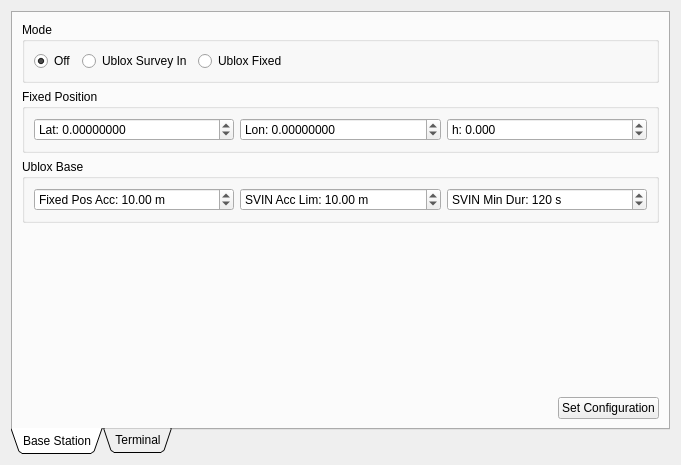
<?xml version="1.0" encoding="UTF-8"?>
<ui version="4.0">
 <class>MoteConfig</class>
 <widget class="QWidget" name="MoteConfig">
  <property name="geometry">
   <rect>
    <x>0</x>
    <y>0</y>
    <width>681</width>
    <height>465</height>
   </rect>
  </property>
  <property name="windowTitle">
   <string>Form</string>
  </property>
  <layout class="QVBoxLayout" name="verticalLayout">
   <item>
    <widget class="QTabWidget" name="tabWidget">
     <property name="tabPosition">
      <enum>QTabWidget::South</enum>
     </property>
     <property name="tabShape">
      <enum>QTabWidget::Triangular</enum>
     </property>
     <property name="currentIndex">
      <number>0</number>
     </property>
     <widget class="QWidget" name="tab">
      <attribute name="icon">
       <iconset resource="resources.qrc">
        <normaloff>:/models/Icons/Radio Tower-96.png</normaloff>:/models/Icons/Radio Tower-96.png</iconset>
      </attribute>
      <attribute name="title">
       <string>Base Station</string>
      </attribute>
      <layout class="QVBoxLayout" name="verticalLayout_2">
       <item>
        <widget class="QGroupBox" name="groupBox">
         <property name="title">
          <string>Mode</string>
         </property>
         <layout class="QHBoxLayout" name="horizontalLayout">
          <item>
           <widget class="QRadioButton" name="modeOffButton">
            <property name="text">
             <string>Off</string>
            </property>
            <property name="checked">
             <bool>true</bool>
            </property>
           </widget>
          </item>
          <item>
           <widget class="QRadioButton" name="modeUbxSvinButton">
            <property name="text">
             <string>Ublox Survey In</string>
            </property>
           </widget>
          </item>
          <item>
           <widget class="QRadioButton" name="modeUbxFixedButton">
            <property name="text">
             <string>Ublox Fixed</string>
            </property>
           </widget>
          </item>
          <item>
           <spacer name="horizontalSpacer">
            <property name="orientation">
             <enum>Qt::Horizontal</enum>
            </property>
            <property name="sizeHint" stdset="0">
             <size>
              <width>336</width>
              <height>20</height>
             </size>
            </property>
           </spacer>
          </item>
         </layout>
        </widget>
       </item>
       <item>
        <widget class="QGroupBox" name="groupBox_2">
         <property name="title">
          <string>Fixed Position</string>
         </property>
         <layout class="QHBoxLayout" name="horizontalLayout_2">
          <item>
           <widget class="QDoubleSpinBox" name="fixedLatBox">
            <property name="prefix">
             <string>Lat: </string>
            </property>
            <property name="decimals">
             <number>8</number>
            </property>
            <property name="minimum">
             <double>-90.000000000000000</double>
            </property>
            <property name="maximum">
             <double>90.000000000000000</double>
            </property>
            <property name="value">
             <double>0.000000000000000</double>
            </property>
           </widget>
          </item>
          <item>
           <widget class="QDoubleSpinBox" name="fixedLonBox">
            <property name="prefix">
             <string>Lon: </string>
            </property>
            <property name="decimals">
             <number>8</number>
            </property>
            <property name="minimum">
             <double>-180.000000000000000</double>
            </property>
            <property name="maximum">
             <double>180.000000000000000</double>
            </property>
            <property name="value">
             <double>0.000000000000000</double>
            </property>
           </widget>
          </item>
          <item>
           <widget class="QDoubleSpinBox" name="fixedHBox">
            <property name="prefix">
             <string>h: </string>
            </property>
            <property name="decimals">
             <number>3</number>
            </property>
            <property name="minimum">
             <double>-5000.000000000000000</double>
            </property>
            <property name="maximum">
             <double>100000.000000000000000</double>
            </property>
            <property name="value">
             <double>0.000000000000000</double>
            </property>
           </widget>
          </item>
         </layout>
        </widget>
       </item>
       <item>
        <widget class="QGroupBox" name="groupBox_3">
         <property name="title">
          <string>Ublox Base</string>
         </property>
         <layout class="QHBoxLayout" name="horizontalLayout_3">
          <item>
           <widget class="QDoubleSpinBox" name="ubxFixedPosAccBox">
            <property name="prefix">
             <string>Fixed Pos Acc: </string>
            </property>
            <property name="suffix">
             <string> m</string>
            </property>
            <property name="singleStep">
             <double>0.100000000000000</double>
            </property>
            <property name="value">
             <double>10.000000000000000</double>
            </property>
           </widget>
          </item>
          <item>
           <widget class="QDoubleSpinBox" name="ubxSvinAccLimBox">
            <property name="prefix">
             <string>SVIN Acc Lim: </string>
            </property>
            <property name="suffix">
             <string> m</string>
            </property>
            <property name="singleStep">
             <double>0.100000000000000</double>
            </property>
            <property name="value">
             <double>10.000000000000000</double>
            </property>
           </widget>
          </item>
          <item>
           <widget class="QSpinBox" name="ubxSvinMinDurBox">
            <property name="suffix">
             <string> s</string>
            </property>
            <property name="prefix">
             <string>SVIN Min Dur: </string>
            </property>
            <property name="maximum">
             <number>600000</number>
            </property>
            <property name="value">
             <number>120</number>
            </property>
           </widget>
          </item>
         </layout>
        </widget>
       </item>
       <item>
        <spacer name="verticalSpacer">
         <property name="orientation">
          <enum>Qt::Vertical</enum>
         </property>
         <property name="sizeHint" stdset="0">
          <size>
           <width>20</width>
           <height>151</height>
          </size>
         </property>
        </spacer>
       </item>
       <item>
        <layout class="QHBoxLayout" name="horizontalLayout_4">
         <item>
          <spacer name="horizontalSpacer_2">
           <property name="orientation">
            <enum>Qt::Horizontal</enum>
           </property>
           <property name="sizeHint" stdset="0">
            <size>
             <width>40</width>
             <height>20</height>
            </size>
           </property>
          </spacer>
         </item>
         <item>
          <widget class="QPushButton" name="setConfigButton">
           <property name="text">
            <string>Set Configuration</string>
           </property>
           <property name="icon">
            <iconset resource="resources.qrc">
             <normaloff>:/models/Icons/Download-96.png</normaloff>:/models/Icons/Download-96.png</iconset>
           </property>
          </widget>
         </item>
        </layout>
       </item>
      </layout>
     </widget>
     <widget class="QWidget" name="tab_2">
      <attribute name="icon">
       <iconset resource="resources.qrc">
        <normaloff>:/models/Icons/Console-96.png</normaloff>:/models/Icons/Console-96.png</iconset>
      </attribute>
      <attribute name="title">
       <string>Terminal</string>
      </attribute>
      <layout class="QVBoxLayout" name="verticalLayout_5">
       <item>
        <layout class="QHBoxLayout" name="horizontalLayout_5">
         <item>
          <widget class="QTextBrowser" name="terminalBrowser">
           <property name="font">
            <font>
             <family>Monospace</family>
            </font>
           </property>
          </widget>
         </item>
         <item>
          <layout class="QVBoxLayout" name="verticalLayout_4">
           <item>
            <widget class="QGroupBox" name="groupBox_4">
             <property name="title">
              <string>Ublox Poll</string>
             </property>
             <layout class="QVBoxLayout" name="verticalLayout_3">
              <property name="spacing">
               <number>4</number>
              </property>
              <property name="leftMargin">
               <number>4</number>
              </property>
              <property name="topMargin">
               <number>4</number>
              </property>
              <property name="rightMargin">
               <number>4</number>
              </property>
              <property name="bottomMargin">
               <number>4</number>
              </property>
              <item>
               <widget class="QPushButton" name="ubxPollNavSvinButton">
                <property name="text">
                 <string>NAV_SVIN</string>
                </property>
               </widget>
              </item>
             </layout>
            </widget>
           </item>
           <item>
            <spacer name="verticalSpacer_2">
             <property name="orientation">
              <enum>Qt::Vertical</enum>
             </property>
             <property name="sizeHint" stdset="0">
              <size>
               <width>20</width>
               <height>40</height>
              </size>
             </property>
            </spacer>
           </item>
          </layout>
         </item>
        </layout>
       </item>
       <item>
        <layout class="QHBoxLayout" name="horizontalLayout_12">
         <item>
          <widget class="QLineEdit" name="terminalEdit"/>
         </item>
         <item>
          <widget class="QPushButton" name="terminalSendButton">
           <property name="toolTip">
            <string>Send command to car</string>
           </property>
           <property name="text">
            <string/>
           </property>
           <property name="icon">
            <iconset resource="resources.qrc">
             <normaloff>:/models/Icons/Send File-96.png</normaloff>:/models/Icons/Send File-96.png</iconset>
           </property>
          </widget>
         </item>
         <item>
          <widget class="QPushButton" name="terminalClearButton">
           <property name="toolTip">
            <string>Clear terminal</string>
           </property>
           <property name="text">
            <string/>
           </property>
           <property name="icon">
            <iconset resource="resources.qrc">
             <normaloff>:/models/Icons/Delete2-96.png</normaloff>:/models/Icons/Delete2-96.png</iconset>
           </property>
          </widget>
         </item>
        </layout>
       </item>
      </layout>
     </widget>
    </widget>
   </item>
  </layout>
 </widget>
 <resources>
  <include location="resources.qrc"/>
 </resources>
 <connections>
  <connection>
   <sender>terminalClearButton</sender>
   <signal>clicked()</signal>
   <receiver>terminalBrowser</receiver>
   <slot>clear()</slot>
   <hints>
    <hint type="sourcelabel">
     <x>637</x>
     <y>401</y>
    </hint>
    <hint type="destinationlabel">
     <x>622</x>
     <y>358</y>
    </hint>
   </hints>
  </connection>
  <connection>
   <sender>terminalEdit</sender>
   <signal>returnPressed()</signal>
   <receiver>terminalSendButton</receiver>
   <slot>click()</slot>
   <hints>
    <hint type="sourcelabel">
     <x>574</x>
     <y>402</y>
    </hint>
    <hint type="destinationlabel">
     <x>617</x>
     <y>405</y>
    </hint>
   </hints>
  </connection>
 </connections>
</ui>
